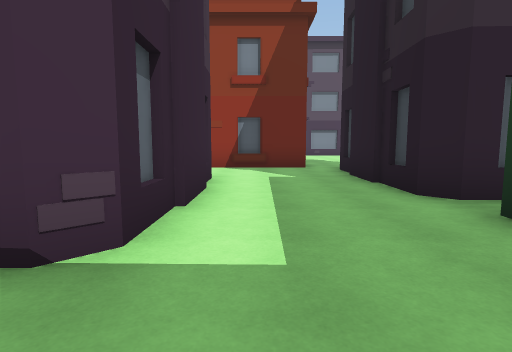
[1] (above)

16 first-person views from a walk through a scene from a Unity 3-D project. The camera is 1.3 m above the floor, tilts 6° down and sees 80° across. The floor is counted in squares, 2 m on a side. Each view is taken from the middle of a square. On the plan, view 1 faces up. The plan holds only what a view shows up to about 10 squares ahead; the rest is blank. The place goes on beyond the plan. The player character is not drawn.

[2]
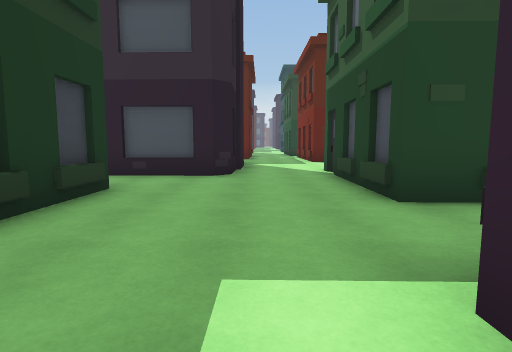

[3]
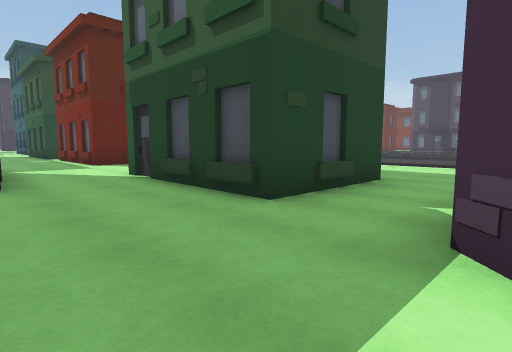

[4]
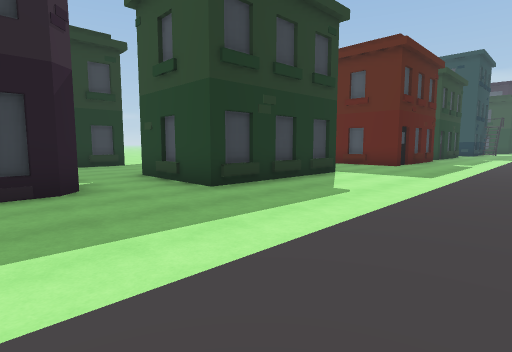

[5]
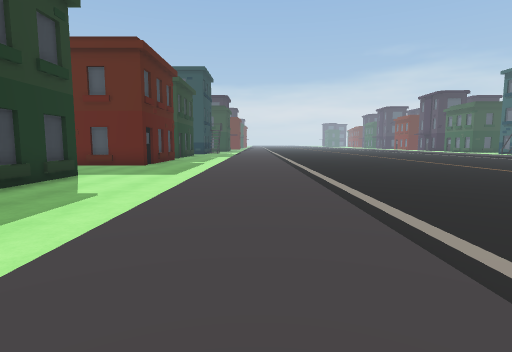

[6]
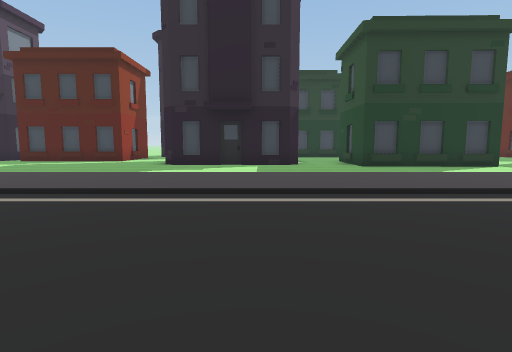

[7]
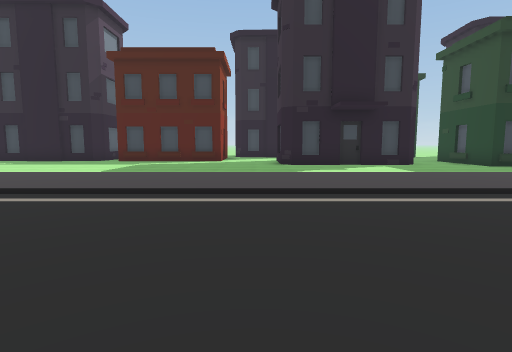

[8]
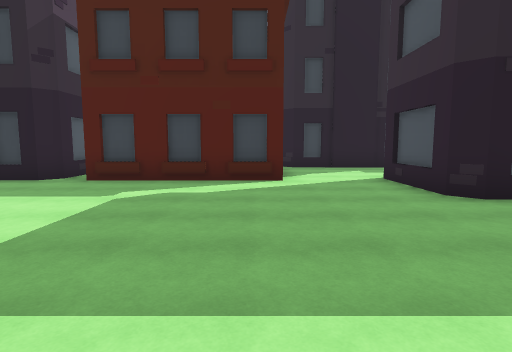

[9]
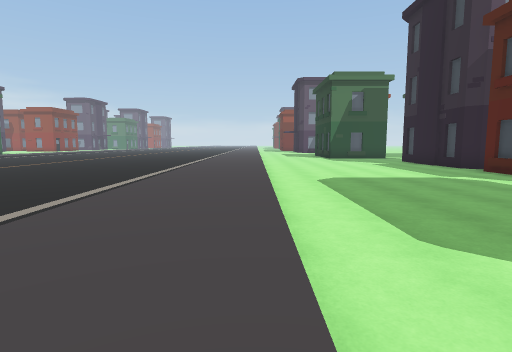

[10]
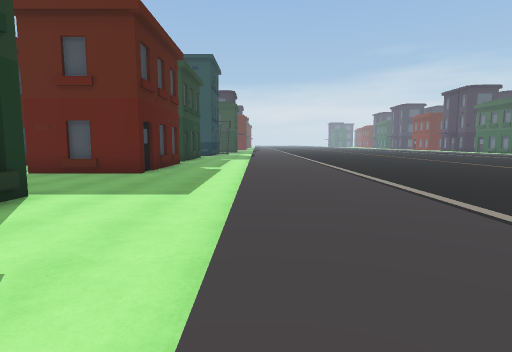

[11]
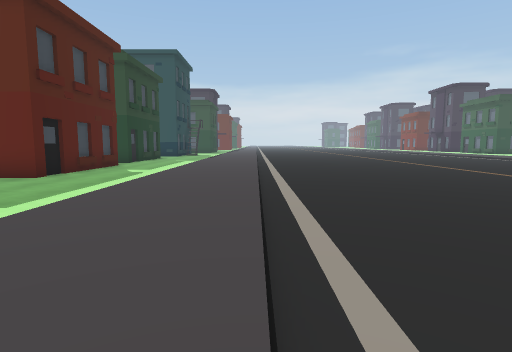

[12]
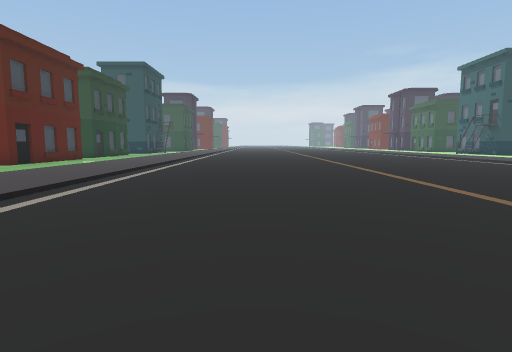

[13]
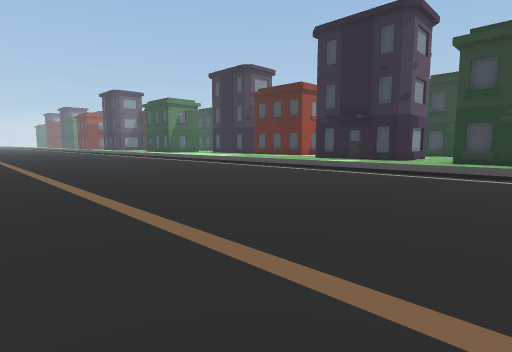

[14]
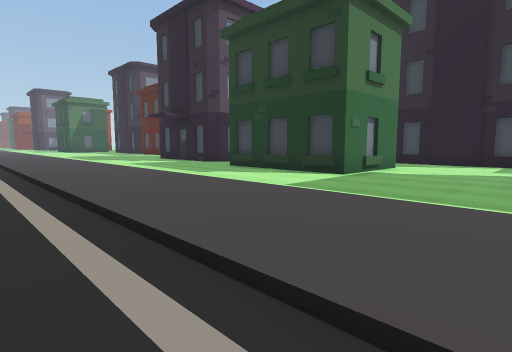

[15]
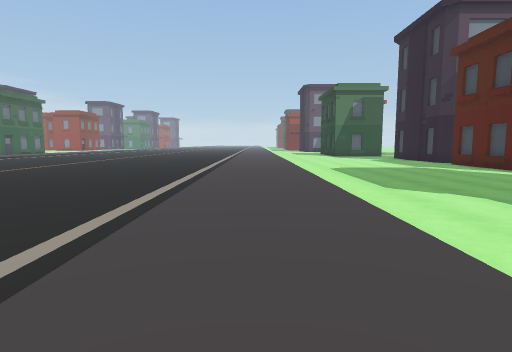

[16]
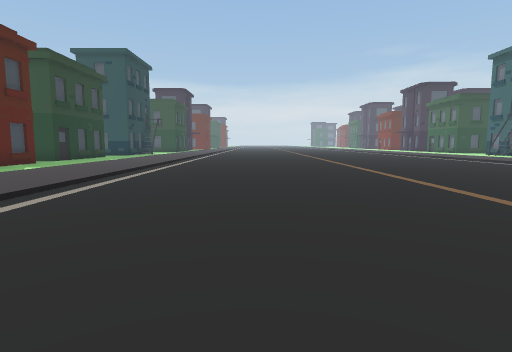

### Floor plan
Key: @ floor where view 1 was taken; # wall or solid block; . main floor; : floor 0.25 m higher than the main floor; / step, stairs or slope; O other object.
Columns run from 20 left of view 1 to 3 right of it. Each row starts with its distance up from view 1.
 14     ....../::......#
 13     ....../::.......O
 12      ...../::......#
 11    ......./::......#
 10    ......./::......#
  9     ....../::......###.
  8     ....../::..........O
  7     ....../::.........#
  6     ....../::....###..#
  5     ....../::....  #..#
  4     ....../::....  #..##
  3     ....../::....  #....
  2    ......./::....#O#..O
  1    ......./::.........O
  0    ......./::.......@.O
 -1    ......./::...##O...O
 -2    ......./::...###.....
 -3    ......./::...###...O.
 -4   ......../::...###..#
 -5  ........./::........#
 -6 ........../::........#
 -7 ........../::........#
 -8 ........../::..####..
 -9 ........../::..#  #..
-10 ........../::..O  O..
-11 ........../::..#

Positions as (right, up) in squares from view 1, and headings:
1: (0, 0), facing up
2: (0, 3), facing down
3: (1, 2), facing down-left
4: (-9, 3), facing down-right
5: (-9, 3), facing down
6: (-14, 3), facing right
7: (-14, 7), facing right
8: (-8, 9), facing right
9: (-8, 4), facing up
10: (-8, 0), facing down
11: (-10, -1), facing down
12: (-13, 2), facing down
13: (-17, -3), facing up-right
14: (-11, -8), facing up-right
15: (-9, 1), facing up
16: (-13, -1), facing down
